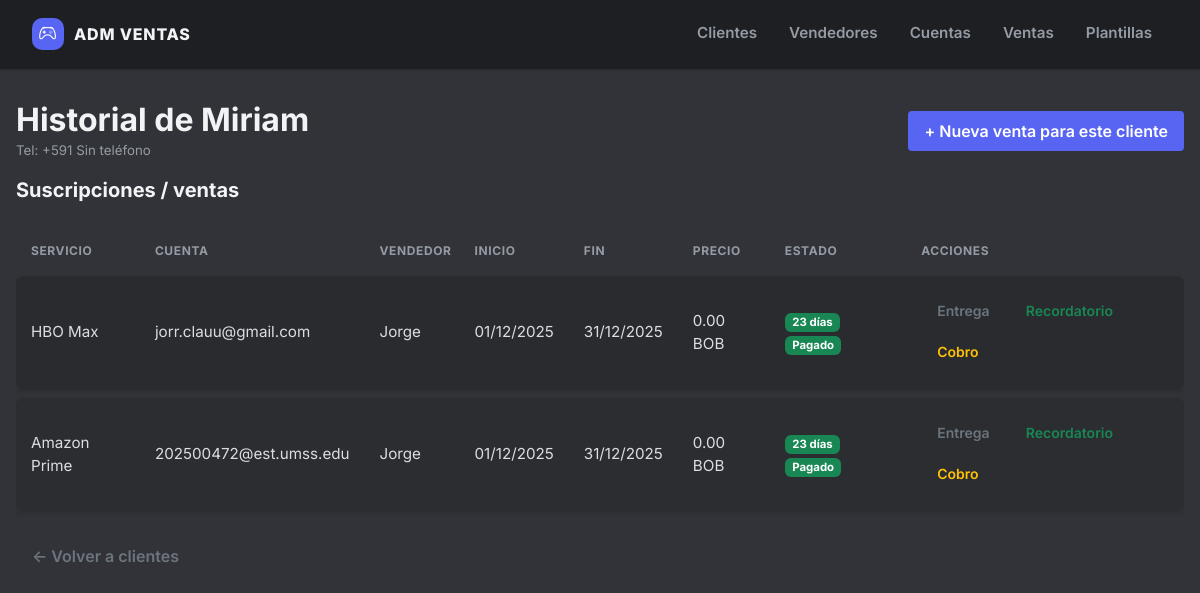
The app's page /clientes/4 with its own data.
### app.py (models this page shows)
class Client(db.Model):
    id = db.Column(db.Integer, primary_key=True)
    name = db.Column(db.String(120), nullable=False)
    country_code = db.Column(db.String(5))  # 591, 54, 56
    phone = db.Column(db.String(50))
    email = db.Column(db.String(120))
    notes = db.Column(db.Text)

class Subscription(db.Model):
    id = db.Column(db.Integer, primary_key=True)
    client_id = db.Column(db.Integer, db.ForeignKey('client.id'), nullable=False)
    account_id = db.Column(db.Integer, db.ForeignKey('account.id'), nullable=False)
    seller_id = db.Column(db.Integer, db.ForeignKey('seller.id'), nullable=False)
    start_date = db.Column(db.Date, nullable=False)
    end_date = db.Column(db.Date, nullable=False)
    price = db.Column(db.Float, nullable=False)
    currency = db.Column(db.String(3), nullable=False, default='BOB')  # BOB, ARS, CLP
    platform = db.Column(db.String(20), nullable=False, default='whatsapp')  # whatsapp/messenger
    payment_status = db.Column(db.String(20), nullable=False, default='pagado')  # pagado/pendiente/renovado
    status = db.Column(db.String(20), default='activa')  # activa, vencida, pausada
    slot = db.Column(db.String(50))  # nombre del perfil/slot asignado
    client = db.relationship('Client', backref=db.backref('subscriptions', lazy=True))
    account = db.relationship('Account', backref=db.backref('subscriptions', lazy=True))
    seller = db.relationship('Seller', backref=db.backref('subscriptions', lazy=True))

class Account(db.Model):
    id = db.Column(db.Integer, primary_key=True)
    service = db.Column(db.String(80), nullable=False)   # Netflix, Disney+
    user = db.Column(db.String(120), nullable=False)     # correo/usuario
    password = db.Column(db.String(120), nullable=False)
    profile = db.Column(db.String(120))                  # notas sobre tipo de cuenta
    notes = db.Column(db.Text)
    total_slots = db.Column(db.Integer, default=1)       # perfiles totales
    used_slots = db.Column(db.Integer, default=0)        # perfiles usados

class Seller(db.Model):
    id = db.Column(db.Integer, primary_key=True)
    name = db.Column(db.String(120), nullable=False)
    phone = db.Column(db.String(50))
    notes = db.Column(db.Text)

### app.py (the view)
@app.route('/clientes/<int:client_id>')
def detalle_cliente(client_id):
    client = Client.query.get_or_404(client_id)
    subs = (
        Subscription.query
        .filter_by(client_id=client.id)
        .order_by(Subscription.end_date.desc())
        .all()
    )
    today = date.today()
    return render_template('cliente_detalle.html', client=client, subs=subs, today=today)

### templates/cliente_detalle.html (shortened to what this page needs)
{% extends "base.html" %}
{% block content %}
<div class="d-flex justify-content-between align-items-center mb-3">
  <div>
    <h2 class="mb-0">Historial de {{ client.name }}</h2>
    <small class="text-muted">
      Tel: {% if client.country_code %}+{{ client.country_code }} {% endif %}{{ client.phone or 'Sin teléfono' }}
    </small>
  </div>
  <a href="{{ url_for('nueva_venta') }}" class="btn btn-primary">
    + Nueva venta para este cliente
  </a>
</div>
<h5 class="mt-3 mb-2">Suscripciones / ventas</h5>
{% if subs %}
  <div class="table-responsive">
    <table class="table table-striped align-middle mb-0">
      <thead>
        <tr>
          <th>Servicio</th>
          <th>Cuenta</th>
          <th>Vendedor</th>
          <th>Inicio</th>
          <th>Fin</th>
          <th>Precio</th>
          <th>Estado</th>
          <th>Acciones</th>
        </tr>
      </thead>
      <tbody>
        {% for s in subs %}
          {% set dias = (s.end_date - today).days %}
          <tr>
            <td>{{ s.account.service }}</td>
            <td>{{ s.account.user }}</td>
            <td>{{ s.seller.name if s.seller else 'Sin vendedor' }}</td>
            <td>{{ s.start_date.strftime('%d/%m/%Y') }}</td>
            <td>{{ s.end_date.strftime('%d/%m/%Y') }}</td>
            <td>{{ '%.2f'|format(s.price) }} {{ s.currency }}</td>
            <td>
              {% if dias >= 20 %}
                <span class="badge bg-success me-1">{{ dias }} días</span>
              {% elif dias >= 10 %}
                <span class="badge bg-warning text-dark me-1">{{ dias }} días</span>
              {% elif dias >= 1 %}
                <span class="badge bg-danger me-1">{{ dias }} días</span>
              {% else %}
                <span class="badge bg-secondary me-1">Vencido</span>
              {% endif %}
              {% if s.payment_status == 'pagado' %}
                <span class="badge bg-success">Pagado</span>
              {% elif s.payment_status == 'renovado' %}
                <span class="badge bg-primary">Renovado</span>
              {% else %}
                <span class="badge bg-warning text-dark">Pendiente</span>
              {% endif %}
            </td>
            <td>
              <a href="{{ url_for('mensaje_entrega', sub_id=s.id) }}"
                 class="btn btn-sm btn-outline-secondary mb-1">
                Entrega
              </a>
              <a href="{{ url_for('mensaje_recordatorio', sub_id=s.id) }}"
                 class="btn btn-sm btn-outline-success mb-1">
                Recordatorio
              </a>
              <a href="{{ url_for('mensaje_pago', sub_id=s.id) }}"
                 class="btn btn-sm btn-outline-warning mb-1">
                Cobro
              </a>
            </td>
          </tr>
        {% endfor %}
      </tbody>
    </table>
  </div>
{% else %}
  <p class="text-muted">Este cliente aún no tiene suscripciones registradas.</p>
{% endif %}
<div class="mt-3">
  <a href="{{ url_for('clientes') }}" class="btn btn-outline-secondary">
    ← Volver a clientes
  </a>
</div>
{% endblock %}

### templates/base.html (style rules this page uses)
:root { --d-bg-tertiary: #1e1f22; --d-bg-secondary: #2b2d31; --d-bg-primary: #313338; --d-bg-hover: #373a40; --d-blurple: #5865F2; --d-blurple-hover: #4752c4; --d-green: #23a559; --d-red: #da373c; --d-yellow: #f0b232; --d-text-header: #f2f3f5; --d-text-normal: #dbdee1; --d-text-muted: #949ba4; }
body { background-color: var(--d-bg-primary); color: var(--d-text-normal); font-family: 'Inter', system-ui, -apple-system, sans-serif; font-size: 0.95rem; }
h1, h2, h3, h4, h5, h6, .h1, .h2, .h3, .h4, .h5, .h6, .display-4, .display-5 { color: var(--d-text-header) !important; font-weight: 700; }
.text-muted, .text-secondary, label, .form-label, small { color: var(--d-text-muted) !important; }
table.table { border-collapse: separate !important; border-spacing: 0 8px !important; margin-top: 1rem; --bs-table-bg: transparent; }
table.table tbody tr { background-color: var(--d-bg-secondary) !important; box-shadow: 0 2px 4px rgba(0, 0, 0, 0.1); transition: transform 0.2s ease, background-color 0.2s; }
table.table tbody td { border: none !important; padding: 16px 15px !important; vertical-align: middle; color: var(--d-text-normal); }
table.table tbody tr td:first-child { border-top-left-radius: 8px; border-bottom-left-radius: 8px; border-left: 4px solid var(--d-blurple); }
table.table tbody tr td:last-child { border-top-right-radius: 8px; border-bottom-right-radius: 8px; }
table.table thead th { border-bottom: none !important; color: var(--d-text-muted); font-size: 0.75rem; text-transform: uppercase; font-weight: 700; letter-spacing: 0.05em; padding-left: 15px; }
.btn { border-radius: 4px; font-weight: 600; padding: 0.5rem 1rem; border:none; }
.btn-primary { background-color: var(--d-blurple); color: white; }

### records on screen
Client: name "Miriam", country_code "591", phone "Sin teléfono"
Subscription: account.service "HBO Max", account.user "jorr.clauu@gmail.com", seller "Jorge", start_date "01/12/2025", end_date "31/12/2025", price "0.00", currency "BOB", payment_status "Pagado"
Subscription: account.service "Amazon Prime", account.user "202500472@est.umss.edu", seller "Jorge", start_date "01/12/2025", end_date "31/12/2025", price "0.00", currency "BOB", payment_status "Pagado"
